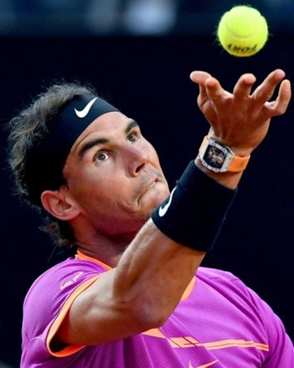
#> input picture Imagenes/tenista.jpg, 294 x 368 px
$ python pregunta03_ec1.py
#> lines starting #> are read from the running program, lines starting #| are printed output that depends on the picture; after the words box and inside, x2 and y2 are one past the last pixel; in counts of white or black regions, pixels touching at a corner belong together
import cv2

img = cv2.imread('tenista.jpg')
#> img is the input picture: shape (368, 294, 3); mean B, G, R 68.3, 47.4, 77.4
#Con rectangulo
img = cv2.rectangle(img,(216,3),(269,56),(0,0,255),3)
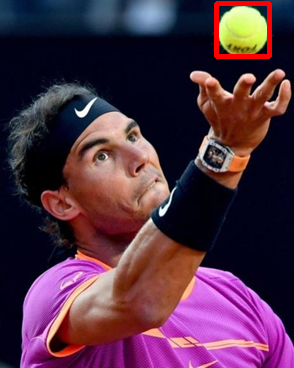
#> img: shape (368, 294, 3); 0.97% of pixels changed, all inside (x1, y1, x2, y2) = (214, 1, 272, 59)
cv2.imshow('linea',img)
#texto(imagen, texto, posicion, tipo de letra, tamaño, color, grosor, modelo)
cv2.waitKey()

$ run again, with Imagenes/fruta.jpg copied over Imagenes/tenista.jpg
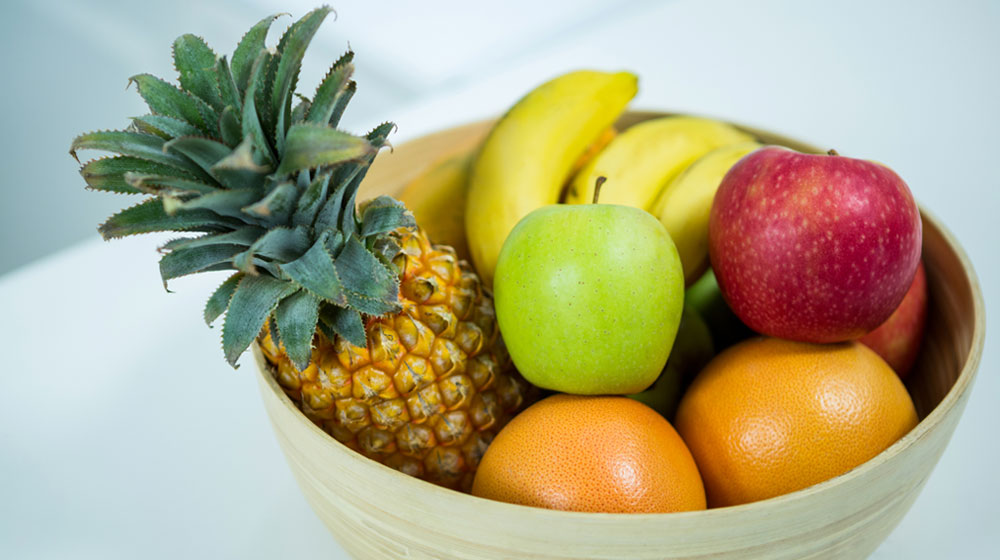
#> input picture Imagenes/fruta.jpg, 1000 x 560 px
#> img is the input picture: shape (560, 1000, 3); mean B, G, R 133.3, 168.5, 174
#> `img = cv2.rectangle(img,(216,3),(269,56),(0,0,255),3)`:
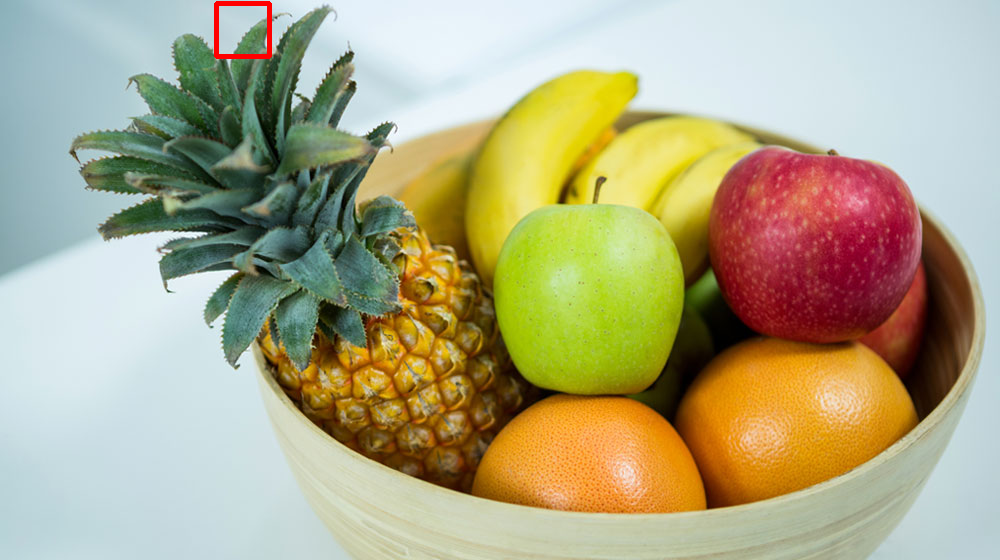
#> img: shape (560, 1000, 3); 0.19% of pixels changed, all inside (x1, y1, x2, y2) = (214, 1, 272, 59)
